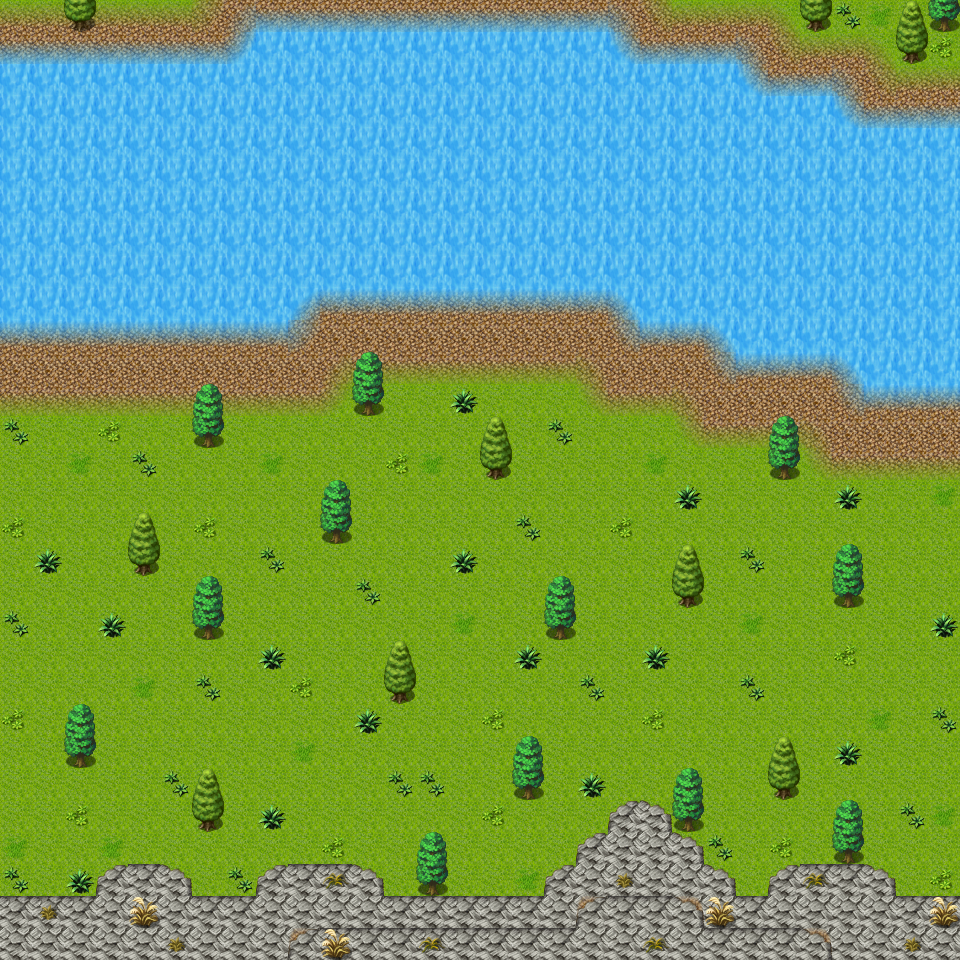

Below is a game level as drawn by its tile map, then a one-line description and the .tmx that defines it (tile-layer data replaced by summaries):
An orthogonal 30x30 tile map with 32x32 px tiles, 3 tile layers (Ground, Objects, Above), 1 hidden layer not drawn, 40 tilesets and 5 objects (3x spawn, 2x mapchange).

<map version="1.0" orientation="orthogonal" width="30" height="30" tilewidth="32" tileheight="32">
 <properties>
  <property name="outdoors" value="1" />
 </properties>
 <tileset firstgid="1" name="map_bed_1" tilewidth="32" tileheight="32">
  <image source="../drawable/map_bed_1.png" width="512" height="256" />
 </tileset>
 <tileset firstgid="129" name="map_border_1" tilewidth="32" tileheight="32">
  <image source="../drawable/map_border_1.png" width="512" height="256" />
 </tileset>
 <tileset firstgid="257" name="map_bridge_1" tilewidth="32" tileheight="32">
  <image source="../drawable/map_bridge_1.png" width="512" height="256" />
 </tileset>
 <tileset firstgid="385" name="map_broken_1" tilewidth="32" tileheight="32">
  <image source="../drawable/map_broken_1.png" width="512" height="256" />
 </tileset>
 <tileset firstgid="513" name="map_cavewall_1" tilewidth="32" tileheight="32">
  <image source="../drawable/map_cavewall_1.png" width="576" height="192" />
 </tileset>
 <tileset firstgid="621" name="map_cavewall_2" tilewidth="32" tileheight="32">
  <image source="../drawable/map_cavewall_2.png" width="576" height="192" />
 </tileset>
 <tileset firstgid="729" name="map_cavewall_3" tilewidth="32" tileheight="32">
  <image source="../drawable/map_cavewall_3.png" width="576" height="192" />
 </tileset>
 <tileset firstgid="837" name="map_chair_table_1" tilewidth="32" tileheight="32">
  <image source="../drawable/map_chair_table_1.png" width="512" height="256" />
 </tileset>
 <tileset firstgid="965" name="map_crate_1" tilewidth="32" tileheight="32">
  <image source="../drawable/map_crate_1.png" width="512" height="256" />
 </tileset>
 <tileset firstgid="1093" name="map_cupboard_1" tilewidth="32" tileheight="32">
  <image source="../drawable/map_cupboard_1.png" width="512" height="256" />
 </tileset>
 <tileset firstgid="1221" name="map_curtain_1" tilewidth="32" tileheight="32">
  <image source="../drawable/map_curtain_1.png" width="512" height="256" />
 </tileset>
 <tileset firstgid="1349" name="map_entrance_1" tilewidth="32" tileheight="32">
  <image source="../drawable/map_entrance_1.png" width="512" height="256" />
 </tileset>
 <tileset firstgid="1477" name="map_fence_1" tilewidth="32" tileheight="32">
  <image source="../drawable/map_fence_1.png" width="512" height="256" />
 </tileset>
 <tileset firstgid="1605" name="map_fence_2" tilewidth="32" tileheight="32">
  <image source="../drawable/map_fence_2.png" width="512" height="256" />
 </tileset>
 <tileset firstgid="1733" name="map_ground_1" tilewidth="32" tileheight="32">
  <image source="../drawable/map_ground_1.png" width="512" height="256" />
 </tileset>
 <tileset firstgid="1861" name="map_ground_2" tilewidth="32" tileheight="32">
  <image source="../drawable/map_ground_2.png" width="512" height="256" />
 </tileset>
 <tileset firstgid="1989" name="map_ground_3" tilewidth="32" tileheight="32">
  <image source="../drawable/map_ground_3.png" width="512" height="256" />
 </tileset>
 <tileset firstgid="2117" name="map_ground_4" tilewidth="32" tileheight="32">
  <image source="../drawable/map_ground_4.png" width="512" height="256" />
 </tileset>
 <tileset firstgid="2245" name="map_ground_5" tilewidth="32" tileheight="32">
  <image source="../drawable/map_ground_5.png" width="512" height="256" />
 </tileset>
 <tileset firstgid="2373" name="map_ground_6" tilewidth="32" tileheight="32">
  <image source="../drawable/map_ground_6.png" width="512" height="256" />
 </tileset>
 <tileset firstgid="2501" name="map_ground_7" tilewidth="32" tileheight="32">
  <image source="../drawable/map_ground_7.png" width="512" height="256" />
 </tileset>
 <tileset firstgid="2629" name="map_ground_8" tilewidth="32" tileheight="32">
  <image source="../drawable/map_ground_8.png" width="512" height="256" />
 </tileset>
 <tileset firstgid="2757" name="map_indoor_1" tilewidth="32" tileheight="32">
  <image source="../drawable/map_indoor_1.png" width="512" height="256" />
 </tileset>
 <tileset firstgid="2885" name="map_kitchen_1" tilewidth="32" tileheight="32">
  <image source="../drawable/map_kitchen_1.png" width="512" height="256" />
 </tileset>
 <tileset firstgid="3013" name="map_outdoor_1" tilewidth="32" tileheight="32">
  <image source="../drawable/map_outdoor_1.png" width="512" height="256" />
 </tileset>
 <tileset firstgid="3141" name="map_pillar_1" tilewidth="32" tileheight="32">
  <image source="../drawable/map_pillar_1.png" width="512" height="256" />
 </tileset>
 <tileset firstgid="3269" name="map_plant_1" tilewidth="32" tileheight="32">
  <image source="../drawable/map_plant_1.png" width="512" height="256" />
 </tileset>
 <tileset firstgid="3397" name="map_rock_1" tilewidth="32" tileheight="32">
  <image source="../drawable/map_rock_1.png" width="512" height="256" />
 </tileset>
 <tileset firstgid="3525" name="map_roof_1" tilewidth="32" tileheight="32">
  <image source="../drawable/map_roof_1.png" width="512" height="256" />
 </tileset>
 <tileset firstgid="3653" name="map_roof_2" tilewidth="32" tileheight="32">
  <image source="../drawable/map_roof_2.png" width="512" height="256" />
 </tileset>
 <tileset firstgid="3781" name="map_shop_1" tilewidth="32" tileheight="32">
  <image source="../drawable/map_shop_1.png" width="512" height="256" />
 </tileset>
 <tileset firstgid="3909" name="map_sign_ladder_1" tilewidth="32" tileheight="32">
  <image source="../drawable/map_sign_ladder_1.png" width="512" height="256" />
 </tileset>
 <tileset firstgid="4037" name="map_table_1" tilewidth="32" tileheight="32">
  <image source="../drawable/map_table_1.png" width="512" height="256" />
 </tileset>
 <tileset firstgid="4165" name="map_trail_1" tilewidth="32" tileheight="32">
  <image source="../drawable/map_trail_1.png" width="512" height="256" />
 </tileset>
 <tileset firstgid="4293" name="map_tree_1" tilewidth="32" tileheight="32">
  <image source="../drawable/map_tree_1.png" width="512" height="256" />
 </tileset>
 <tileset firstgid="4421" name="map_wall_1" tilewidth="32" tileheight="32">
  <image source="../drawable/map_wall_1.png" width="512" height="256" />
 </tileset>
 <tileset firstgid="4549" name="map_wall_2" tilewidth="32" tileheight="32">
  <image source="../drawable/map_wall_2.png" width="480" height="256" />
 </tileset>
 <tileset firstgid="4669" name="map_wall_3" tilewidth="32" tileheight="32">
  <image source="../drawable/map_wall_3.png" width="480" height="256" />
 </tileset>
 <tileset firstgid="4789" name="map_window_1" tilewidth="32" tileheight="32">
  <image source="../drawable/map_window_1.png" width="512" height="256" />
 </tileset>
 <tileset firstgid="4917" name="map_window_2" tilewidth="32" tileheight="32">
  <image source="../drawable/map_window_2.png" width="512" height="256" />
 </tileset>
 <layer name="Ground" width="30" height="30">
  <data>[900 cells, 900 non-empty, 5 distinct tile ids]</data>
 </layer>
 <layer name="Objects" width="30" height="30">
  <data>[900 cells, 236 non-empty, 22 distinct tile ids]</data>
 </layer>
 <layer name="Above" width="30" height="30">
  <data>[900 cells, 24 non-empty, 5 distinct tile ids]</data>
 </layer>
 <layer name="Walkable" width="30" height="30" visible="0">
  <data>[900 cells, 434 non-empty, 1 distinct tile ids]</data>
 </layer>
 <objectgroup name="Mapevents" visible="0">
  <object name="west" type="mapchange" x="0" y="352" width="32" height="544">
   <properties>
    <property name="map" value="waterway12" />
    <property name="place" value="east" />
   </properties>
  </object>
  <object name="east" type="mapchange" x="928" y="416" width="32" height="480">
   <properties>
    <property name="map" value="waterway8" />
    <property name="place" value="west" />
   </properties>
  </object>
 </objectgroup>
 <objectgroup name="Spawn" visible="0">
  <!-- 3 objects omitted --></objectgroup>
 <objectgroup name="Keys" visible="0" />
</map>
<!-- 3 of 5 objects omitted -->
